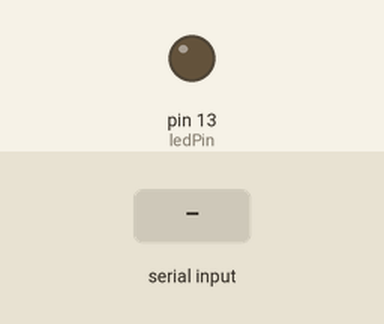
This sketch was run on a simulated Arduino Uno, built with avr-gcc and run on an emulated ATmega328P. Shown: output pins drawn as LEDs (lit = HIGH). Dashed ring = blinking. The inputs (shaded band) are chosen by the test bench.

Above: at 1.2 s.
1.3 s: "90,45\n" received over Serial
At 1.4 s:
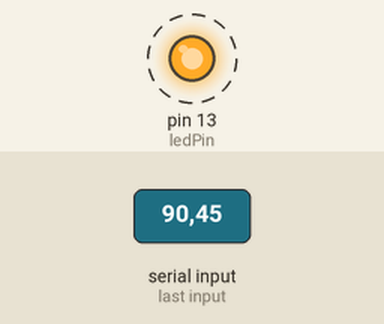
Timing chart, 0 to 10.3 s (numbered marks = the images above; inputs shaded):
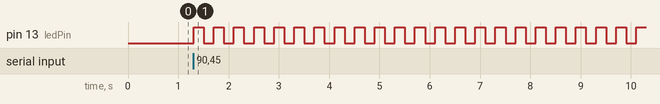

The sketch:

PIXEL.ino
```cpp
const int ledPin = 13; // the pin that the LED is attached to
int incomingByte;      // a variable to read incoming serial data into

void setup() {
  // initialize serial communication:
  Serial.begin(9600);
  // initialize the LED pin as an output:
  pinMode(ledPin, OUTPUT);
}

void loop() {
  // see if there's incoming serial data:
  if (Serial.available() > 0) {
    // read the oldest byte in the serial buffer:
    incomingByte = Serial.read();
    int test = Serial.parseInt();
      for(int input = 0; input<test; input++){
          digitalWrite(ledPin,HIGH);
          delay(200);
          digitalWrite(ledPin,LOW);
          delay(200);
      }
      digitalWrite(ledPin,LOW);
  }
}
```

Measured:
- after the input at 1.3 s, pin 13 (ledPin): alternates HIGH for 0.20 s and LOW for 0.20 s, starting at once
